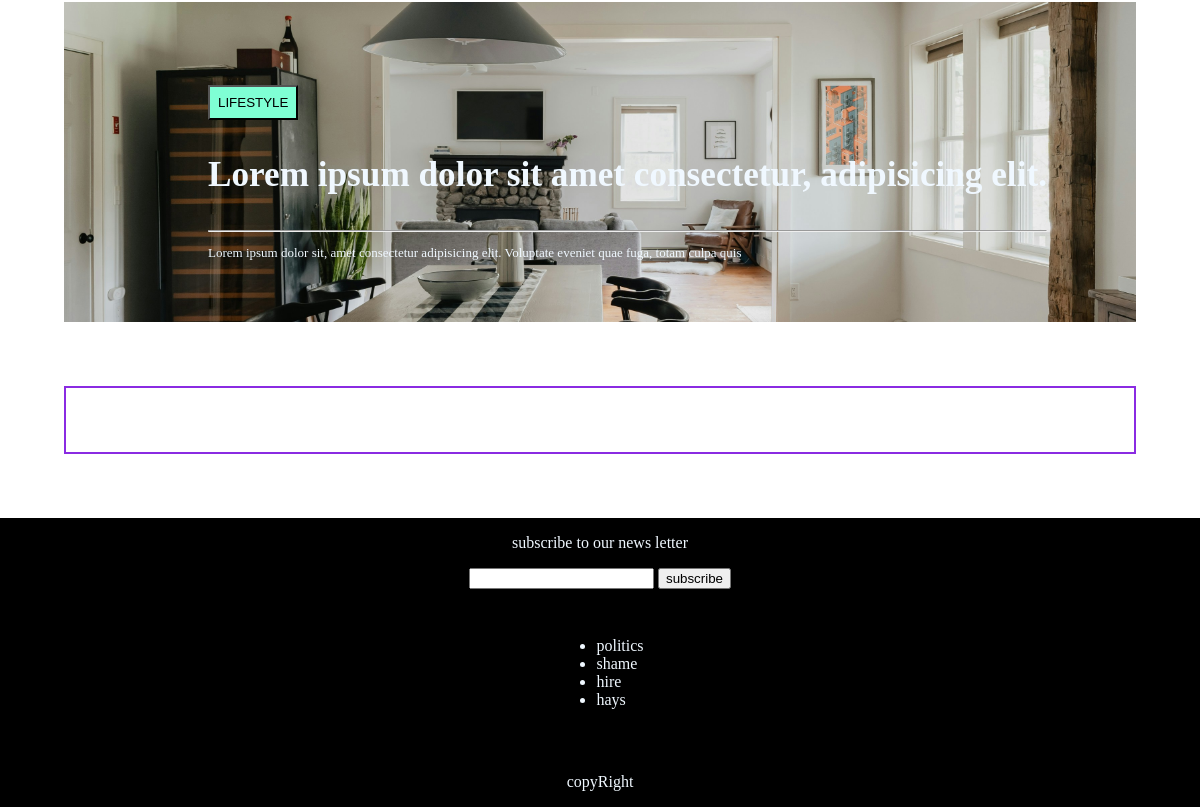
The app's page / (lower part), older data.
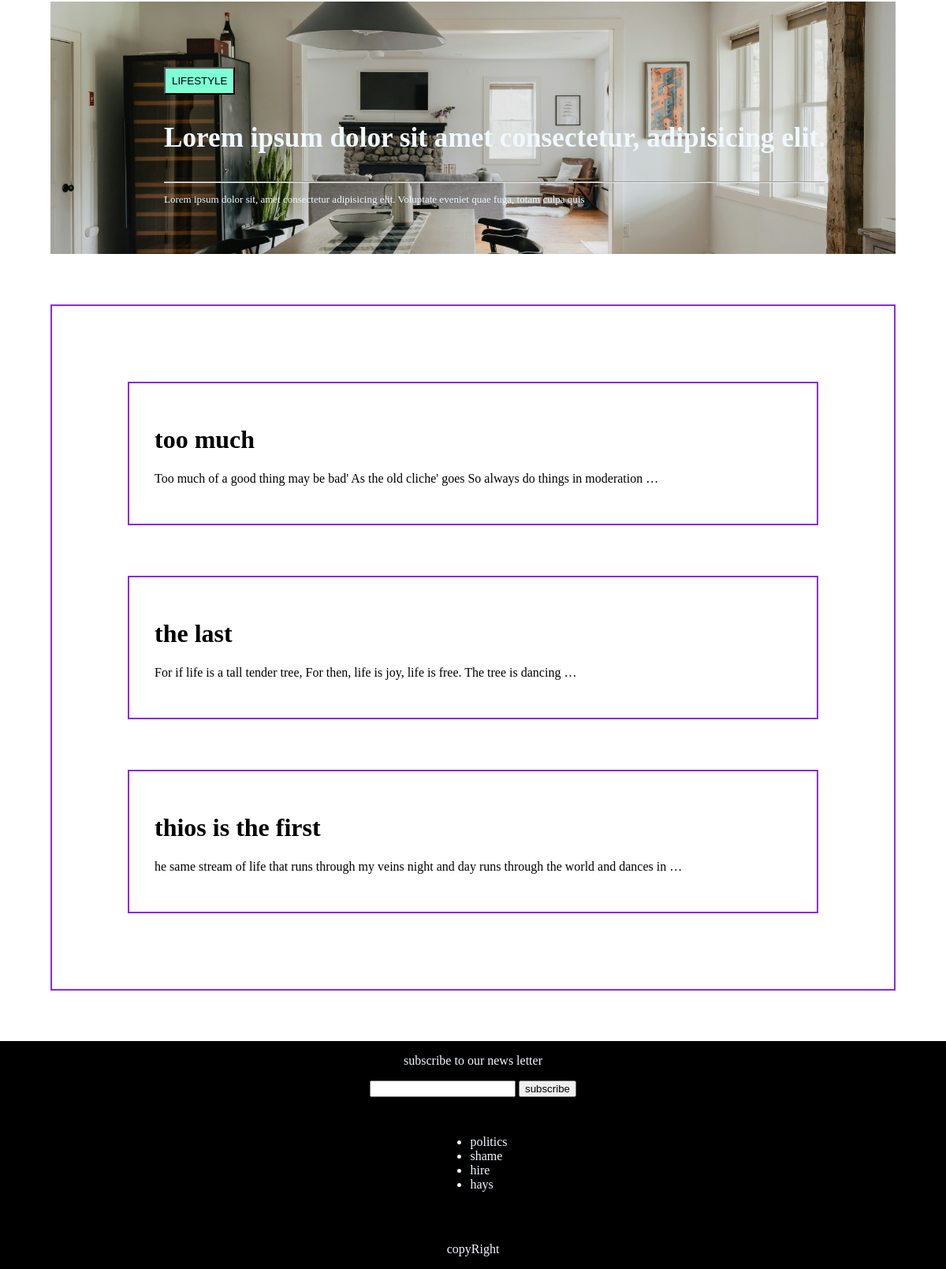
The same page, newer data.
### blog/models.py (models this page shows, shortened)
class Post(models.Model):
    class Status(models.TextChoices):
        DRAFT="DR","Draft"
        PUBLISH="PB","Publish"
    tags=TaggableManager()
    author=models.ForeignKey(User,on_delete=models.CASCADE,related_name="blog_post")
    title=models.CharField(max_length=250)
    slug=models.SlugField(max_length=250)
    body=models.TextField()
    publish=models.DateTimeField(default=timezone.now)
    created=models.DateTimeField(auto_now_add=True)
    updated=models.DateTimeField(auto_now=True)
    status=models.CharField(choices=Status.choices,default=Status.DRAFT,max_length=2)
    published=PostManager()
    objects=models.Manager()
    class Meta:
        ordering=['-publish']
        indexes=[models.Index(fields=['-publish'])]

### home/views.py (the view)
# urls.py: 2. Add a URL to urlpatterns:  path('', Home.as_view(), name='home')
class Home(TemplateView):
    template_name="index.html"
    def get_context_data(self, **kwargs: Any) :
        context=super().get_context_data(**kwargs)
        context["data"]=Post.published.all()[0:3]
        return context

### blog/models.py (called while the page is built)
    def get_queryset(self) :
        return super().get_queryset().filter(status=Post.Status.PUBLISH)

### home/templates/index.html (shortened to what this page needs)
{% load static %}
<!DOCTYPE html>
<html lang="en">
<head>
    <link rel="stylesheet" href="{% static 'style.css' %}">
</head>
<body>
    <div class="second-wrapper">
        <div class="front">
            <button style="background-color: aquamarine;padding: .5rem;">LIFESTYLE</button>
            <p style="font-size: 2.2rem;font-weight: 800;">Lorem ipsum dolor sit amet consectetur, adipisicing elit. </p>
            <hr>
            <p style="font-size: small;">Lorem ipsum dolor sit, amet consectetur adipisicing elit. Voluptate eveniet quae fuga, totam culpa quis</p>
        </div>
        </div>
        <div class="pass">
            {% for post in data %}
            <div class="pass">
                <h1>{{post.title}}</h1>
                <p>{{post.body|truncatewords:20}}</p>
            </div>
            {% endfor %}
        </div>
    <footer>
        <p>subscribe to our news letter</p>
        <form> <input type="text"> <button type="submit">subscribe</button></form>
        <p class="poli">
            <ul>
                <li>politics</li>
                <li>shame</li>
                <li>hire</li>
                <li>hays</li>
            </ul>
        </p>
        <p>copyRight</p>
    </footer>
</body>
</html>

### home/static/style.css (style rules this page uses)
body { margin:0; padding:0; }
.front { position:absolute; left:9rem; bottom: 3rem; color: aliceblue; }
.second-wrapper { margin: 4rem; position: relative; background-image: url('pic1.png'); background-size: cover; background-position: center; height: 40vh; }
footer { display: flex; justify-content: center; flex-direction: column; align-items: center; background-color: black; color:aliceblue; }
.pass { margin:4rem; padding:2rem; border:blueviolet solid 2px; }

Row changes from the older to the newer data that the page shows:
added Post: title "too much", body "Too much of a good thing may be bad' As the old cliche' goes So always do things in moderation …"
added Post: title "the last", body "For if life is a tall tender tree, For then, life is joy, life is free. The tree is dancing …"
added Post: title "thios is the first", body "he same stream of life that runs through my veins night and day runs through the world and dances in …"
